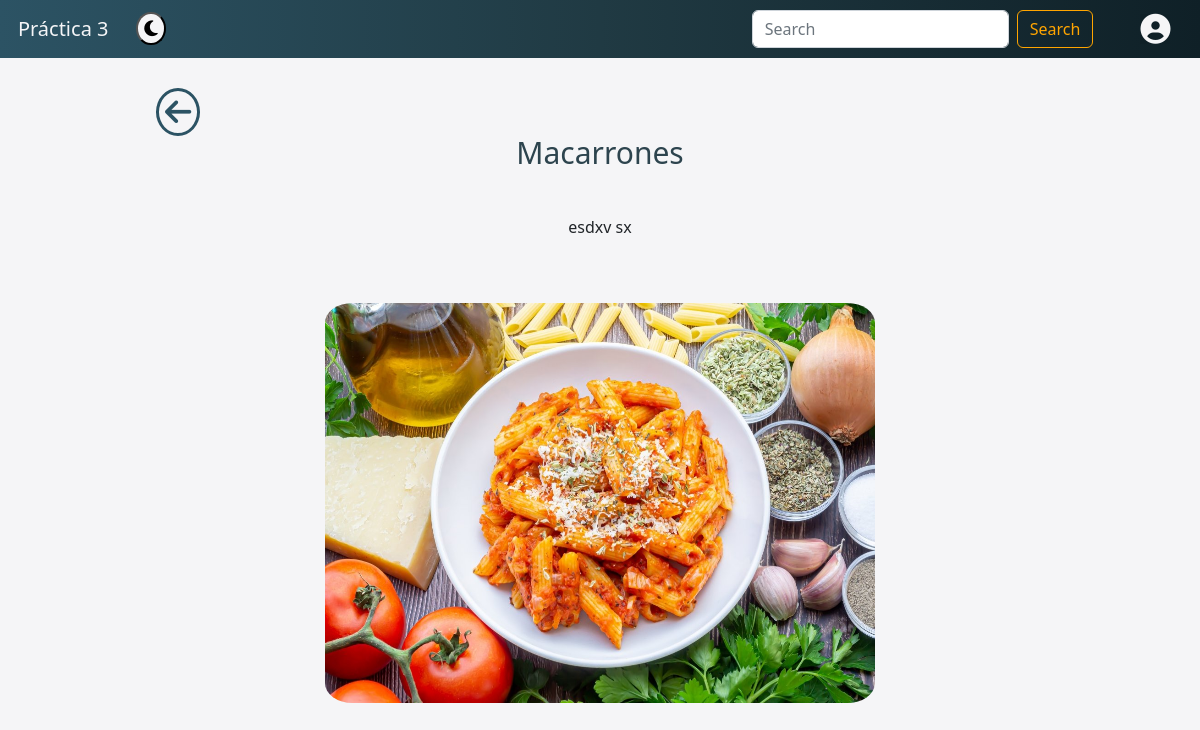
The app's page /recetas/63/ with its own data.
### recetas/models.py (models this page shows, shortened)
class Receta(models.Model):
	nombre       = models.CharField(max_length=200, validators=[validate_mayus])
	preparación  = models.TextField(max_length=5000, validators=[validate_mayus])
	foto         = models.FileField(upload_to='media/fotos')

### recetas/views.py (the view)
# urls.py: path('recetas/<int:id>/', views.detalles, name='detalles'),
def detalles(request, id):
    receta = Receta.objects.get(id = id)
    return render(request, "detalles.html", {'receta': receta})

### recetas/templates/detalles.html (shortened to what this page needs)
{% extends 'base.html' %}
{% block contenido %}
    {% load static %}
    <link rel="stylesheet" href="{% static 'css/detalles.css' %}">
    <a class="fas fa-arrow-left" href="/"></a>
    <div class="div-detalles-comida" id="div-detalles-comida">
        <br><br><br>
        <p class="p-detalles-titulo">{{receta.nombre}}</p>
        <br>
        <p class="p-detalles-receta">{{receta.preparación|linebreaksbr}}</p>
        <br><br>
        <img src="/{{receta.foto}}" class="detalles-imagen">
        <br>
    </div>
{% endblock %}

### recetas/static/css/base.css (style rules this page uses)
body { background-color: #f5f5f7; transition: .3s ease all; margin-bottom: 3%; }
.fas.fa-arrow-left { padding: 6px; position: absolute; margin-top: 2.5%; left: 13%; text-decoration: none; border: solid; border-radius: 100%; border-width: 3px; font-size: 30px; color: #2C5364; }

### recetas/static/css/detalles.css (style rules this page uses)
.div-detalles-comida { text-align: center; }
.p-detalles-titulo { text-align: center; color: #2d444e; font-weight: 500; font-size: 30px; }
.p-detalles-receta { font-size: 16px; margin-right: 10%; margin-left: 10%; }
.detalles-imagen { width: 550px; height: 400px; border-radius: 5%; margin-bottom: 5%; }

### records on screen
Receta: nombre "Macarrones", preparación "esdxv sx", foto (picture)
